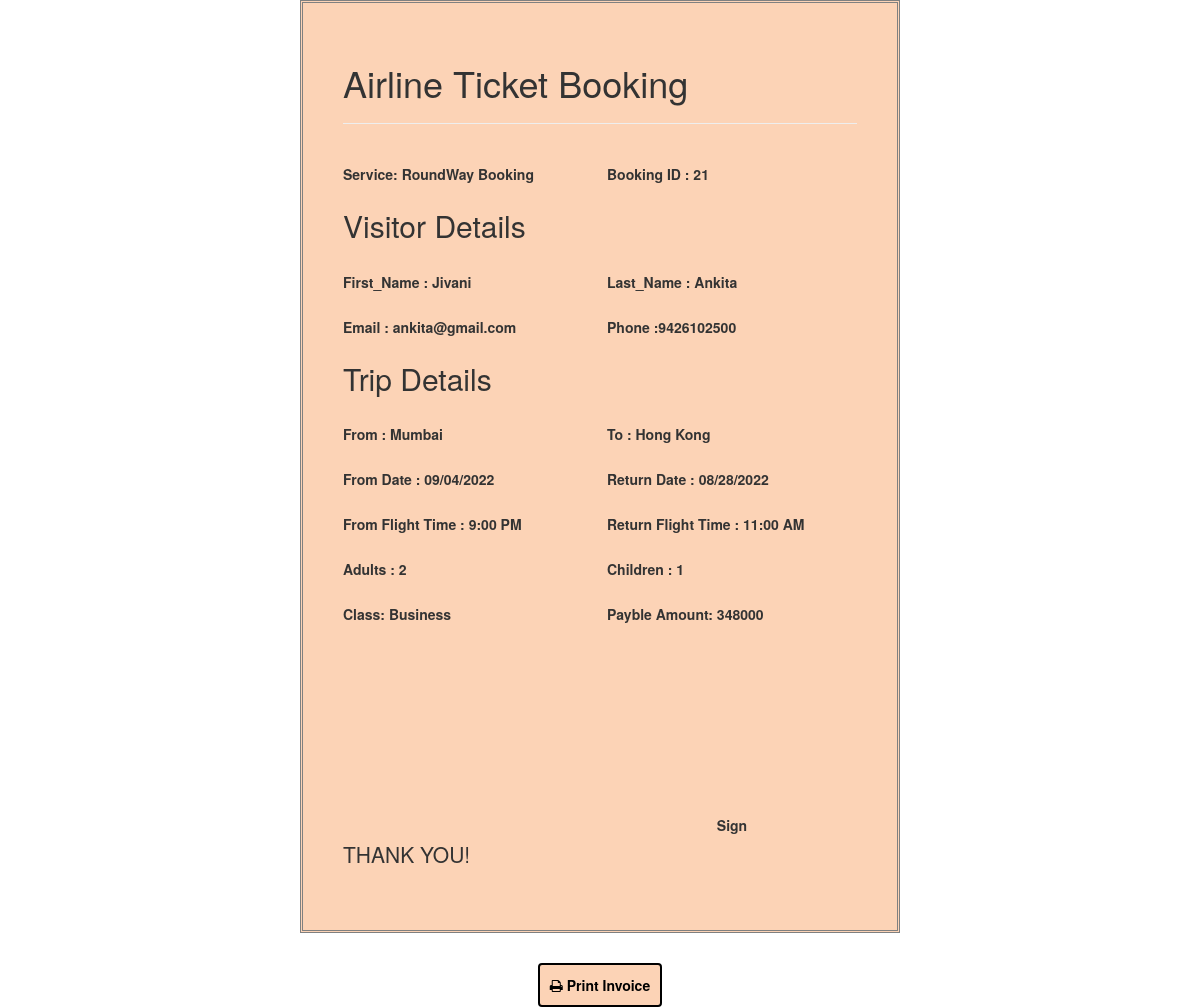
The app's page /recipt/roundway_recipt.php?R_Id=21 with its own data.
### tables this page shows
CREATE TABLE `roundway_booking` (
  `R_Id` int(10) NOT NULL,
  `First_name` varchar(100) NOT NULL,
  `Last_name` varchar(100) NOT NULL,
  `Email` varchar(100) NOT NULL,
  `Phone` varchar(100) NOT NULL,
  `From` varchar(100) NOT NULL,
  `To` varchar(100) NOT NULL,
  `From_Date` varchar(100) NOT NULL,
  `Return_Date` varchar(100) NOT NULL,
  `F_time` varchar(255) NOT NULL,
  `R_time` varchar(255) NOT NULL,
  `Class` varchar(100) NOT NULL,
  `Adults` varchar(100) NOT NULL,
  `Children` varchar(100) NOT NULL,
  `Amount` varchar(255) NOT NULL,
  `Status` varchar(100) NOT NULL
);

### recipt/roundway_recipt.php (the view, shortened to what this page needs)
<!DOCTYPE html>
<html lang="en">
<head>
<link rel="stylesheet" href="css/animate.css">
<link rel="stylesheet" href="css/icomoon.css">
<link rel="stylesheet" href="css/bootstrap.css">
<link rel="stylesheet" href="css/superfish.css">
<link rel="stylesheet" href="css/magnific-popup.css">
<link rel="stylesheet" href="css/bootstrap-datepicker.min.css">
<link rel="stylesheet" href="css/cs-select.css">
<link rel="stylesheet" href="css/cs-skin-border.css">
    <link rel="stylesheet" href="https://cdnjs.cloudflare.com/ajax/libs/font-awesome/4.7.0/css/font-awesome.min.css">
</head>
<body>
<?php
$R_Id=$_REQUEST['R_Id'];
include('connection.php');
    $qry="SELECT * FROM `roundway_booking`where R_Id=$R_Id";
    $run=mysqli_query($conn,$qry);
  	while($row=mysqli_fetch_array($run))
	{
		$id=$row['R_Id'];
		$fnm=$row['First_name'];
		$lnm=$row['Last_name'];
		$em=$row['Email'];
		$phone=$row['Phone'];
		$from=$row['From'];
		$to=$row['To'];
        $from_date=$row['From_Date'];
        $return_date=$row['Return_Date'];
        $f_time=$row['F_time'];
        $r_time=$row['R_time'];
		$class=$row['Class'];
		$adults=$row['Adults'];
		$chil=$row['Children'];
       	$amount=$row['Amount'];
    }
?>
<div class="recipt">
	<form action="" >
	<h1 data-blast="color" data-blast="color">Airline Ticket Booking</h1>
	<hr color="black">
			<br>
				<div class="main">
					<div class="form-left-w3l">
                            <label for="recipient-name" class="col-form-label">Service: RoundWay Booking</label>
                    </div>
					<div class="form-left-w3l">
                            <label for="recipient-name" class="col-form-label">Booking ID : <?php echo  $id ;?></label>
                    </div>
				</div>
				<h2>Visitor Details</h2>
				<br>
				<div class="main">
					<div class="form-right-w3ls">
						<label for="recipient-name" class="col-form-label">First_Name : <?php echo $fnm; ?></label>
					</div>
					<div class="form-left-w3l">
                            <label for="recipient-name" class="col-form-label">Last_Name : <?php echo 	$lnm; ?></label>
                    </div>
				</div>
				<br>
				<div class="main">
					<div class="form-right-w3ls">
						<label for="recipient-name" class="col-form-label">Email : <?php echo 	$em; ?></label>
					</div>
					<div class="form-left-w3l">
                            <label for="recipient-name" class="col-form-label">Phone :<?php echo $phone; ?></label>
                    </div>
				</div>
				<h2>Trip Details</h2>
				<br>
				<div class="main">
					<div class="form-right-w3ls">
						<label for="recipient-name" class="col-form-label">From : <?php echo $from; ?></label>
					</div>
					<div class="form-left-w3l">
                        <label for="recipient-name" class="col-form-label">To : <?php echo $to; ?></label>
                    </div>
				</div>
				<br>
				<div class="main">
					<div class="form-right-w3ls">
						<label for="recipient-name" class="col-form-label">From Date : <?php echo $from_date; ?></label>
					</div>
					<div class="form-left-w3l">
                            <label for="recipient-name" class="col-form-label">Return Date : <?php echo $return_date; ?></label>
                    </div>
				</div>
				<br>
				<div class="main">
					<div class="form-right-w3ls">
						<label for="recipient-name" class="col-form-label">From Flight Time  : <?php echo $f_time; ?></label>
					</div>
					<div class="form-left-w3l">
                            <label for="recipient-name" class="col-form-label">Return Flight Time : <?php echo $r_time; ?>:00 AM</label>
                    </div>
				</div>
				<br>
				<div class="main">
					<div class="form-left-w3l border-right">
                            <label for="recipient-name" class="col-form-label">Adults : <?php echo 	$adults; ?></label>
                    </div>
					<div class="form-right-w3ls">
						<label for="recipient-name" class="col-form-label">Children : <?php echo 	$chil; ?></label>
					</div>
				</div>
				<br>
				<div class="main">
					<div class="form-right-w3ls">
						<label for="recipient-name" class="col-form-label">Class: <?php echo $class; ?></label>
					</div>
					<div class="form-left-w3l">
                            <label for="recipient-name" class="col-form-label">Payble Amount: <?php echo $amount; ?></label>
                    </div>
				</div>
				<br><br><br><br><br><br><br>
				<div class="main">
					<div class="form-left-w3l">
                            <label for="recipient-name" class="col-form-label">&nbsp</label>
                    </div>
					<div class="form-right-w3ls">
					</div>
				</div>
				<div class="main">
					<div class="form-left-w3l">
                            <label for="recipient-name" class="col-form-label">&nbsp</label>
                    </div>
					<center>
					<div class="form-right-w3ls">
						<label for="recipient-name" class="col-form-label">Sign</label>
					</div>
					</center>
				</div>
				<p class="lead marginbottom">THANK YOU!</p>
	</form>
	</div>
	<div class="col-xs-12" style="margin-top:30px;">
			<center>
				<button class="btn btn-success" id="invoice-print" onClick="myFunction()" style="padding:10px; background: #fcd3b6; font-weight:bold; border: 2px solid #000; color: black;">
					<i class="fa fa-print"></i>
					Print Invoice
				</button>
			</center>
	</div>
</body>
</html>

### recipt/roundway_recipt.php (style rules this page uses)
.recipt { margin: auto; background-color: #fcd3b6; width: 600px; height: auto; padding: 1px; font-weight: bold; border: 1px solid gray; }
.recipt form { border: 1px solid gray; padding: 40px; }
.main { column-count:2; }

### records on screen
roundway_booking: R_Id "21", First_name "Jivani", Last_name "Ankita", Email "ankita@gmail.com", Phone "9426102500", From "Mumbai", To "Hong Kong", From_Date "09/04/2022", Return_Date "08/28/2022", F_time "9:00 PM", R_time "11", Adults "2", Children "1", Class "Business", Amount "348000"
